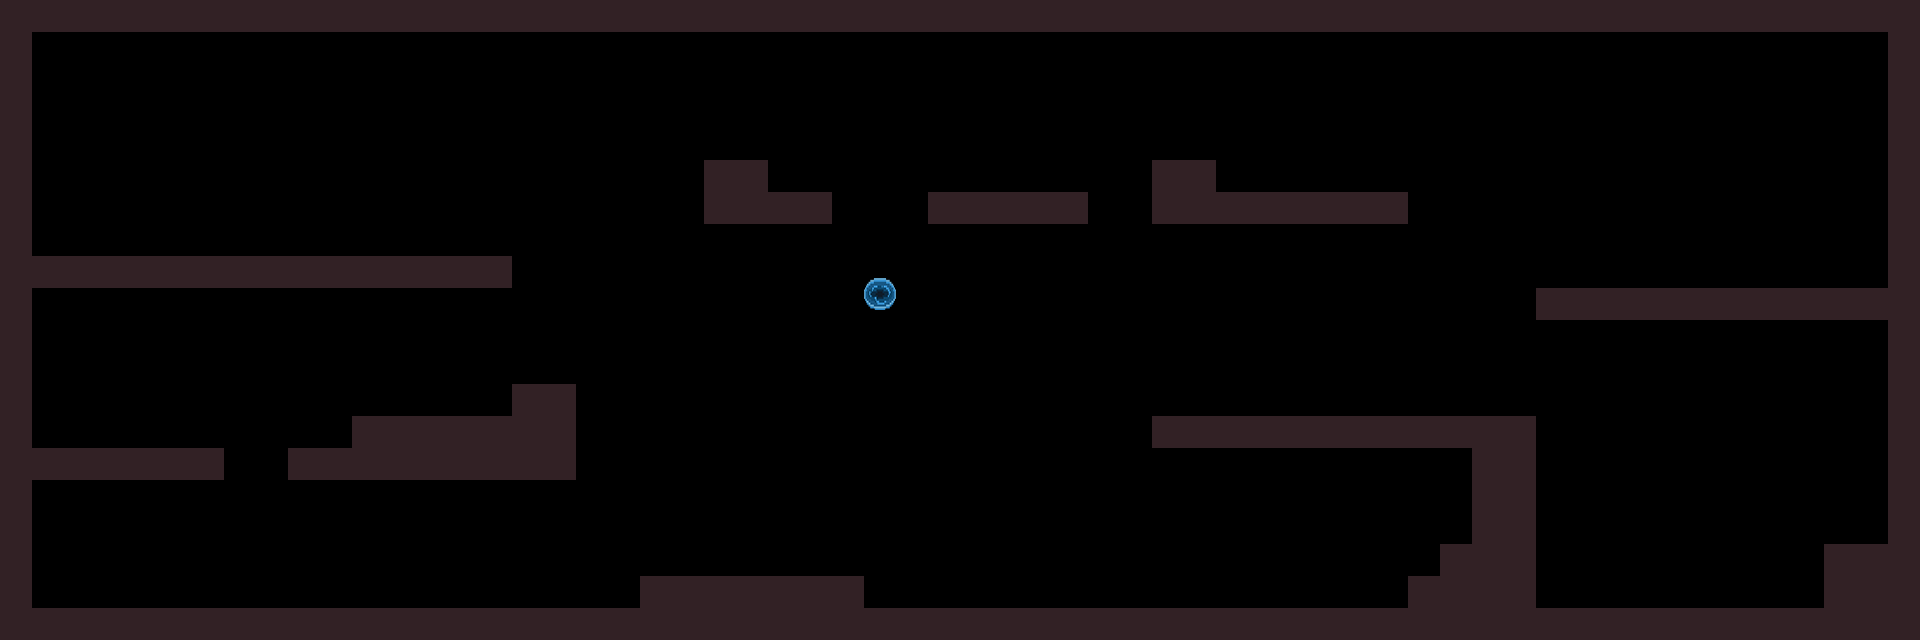

Tiled map render using the project's own tile images. Description and the map definition, with tile-layer contents summarised, below:
An orthogonal 60x20 tile map with 32x32 px tiles, 1 tile layer (Taile Layer) and 31 objects (27x Ground, Spawn, Move Platform, End, Portal).

<map version="1.0" orientation="orthogonal" renderorder="right-down" width="60" height="20" tilewidth="32" tileheight="32" nextobjectid="82">
 <tileset firstgid="1" name="tileset1" tilewidth="32" tileheight="32">
  <image source="ENVIRONMENT/tileset1.png" width="1024" height="1024" />
 </tileset>
 <layer name="Taile Layer" width="60" height="20">
  <data>[1200 cells, 265 non-empty, 3 distinct tile ids]</data>
 </layer>
 <objectgroup name="Obj Layer">
  <object id="5" name="Solid" type="Ground" x="30" y="258" width="486" height="28" />
  <object id="7" name="Solid" type="Ground" x="0" y="0" width="30" height="640" />
  <object id="8" name="Solid" type="Ground" x="0" y="0" width="30" height="640" />
  <object id="21" name="Solid" type="Ground" x="640" y="574" width="226" height="34" />
  <object id="22" name="Solid" type="Ground" x="510" y="386" width="66" height="92" />
  <object id="23" name="Solid" type="Ground" x="350" y="414" width="158" height="64" />
  <object id="24" name="Solid" type="Ground" x="286" y="446" width="60" height="32" />
  <object id="25" name="Solid" type="Ground" x="32" y="448" width="192" height="32" />
  <object id="28" name="Solid" type="Ground" x="928" y="194" width="158" height="32" />
  <object id="29" name="Solid" type="Ground" x="1152" y="160" width="68" height="64" />
  <object id="30" name="Solid" type="Ground" x="1224" y="192" width="184" height="32" />
  <object id="33" name="Solid" type="Ground" x="1150" y="416" width="386" height="30" />
  <object id="34" name="Solid" type="Ground" x="1150" y="416" width="386" height="30" />
  <object id="37" name="Solid" type="Ground" x="1438" y="544" width="32" height="62" />
  <object id="39" name="Solid" type="Ground" x="1406" y="574" width="32" height="30" />
  <object id="40" name="Solid" type="Ground" x="1406" y="574" width="32" height="30" />
  <object id="41" name="Solid" type="Ground" x="32" y="-2" width="1578" height="34" />
  <object id="42" name="Solid" type="Ground" x="32" y="-2" width="1890" height="32" />
  <object id="43" name="Solid" type="Ground" x="32" y="-2" width="1890" height="32" />
  <object id="44" name="Solid" type="Ground" x="1888" y="32" width="38" height="608" />
  <object id="45" name="Solid" type="Ground" x="1888" y="32" width="38" height="608" />
  <object id="48" name="Solid" type="Ground" x="1536" y="284" width="352" height="34" />
  <object id="49" name="Solid" type="Ground" x="1536" y="284" width="352" height="34" />
  <object id="53" name="Solid" type="Ground" x="768" y="188" width="61.3333" height="36" />
  <object id="54" name="Solid" type="Ground" x="703" y="160" width="65" height="64" />
  <object id="57" name="Spawn" type="Spawn" x="797.333" y="110" width="28" height="60" />
  <object id="58" name="MSolid" type="Move Platform" x="610.667" y="418" width="98" height="34" />
  <object id="59" name="End" type="End" x="1822" y="544" width="64" height="60" />
  <object id="61" name="Solid" type="Ground" x="1472" y="450" width="64" height="154" />
  <object id="65" name="Solid" type="Ground" x="3.0303" y="606.061" width="1918.18" height="33.3333" />
  <object id="79" name="Portal" type="Portal" x="862.667" y="277.333" width="34.6667" height="32" />
 </objectgroup>
</map>